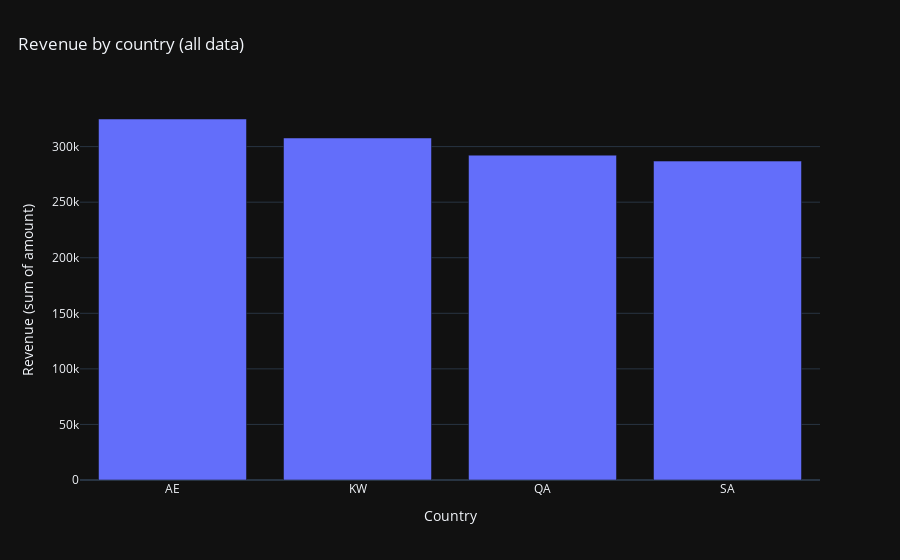

This figure's notebook cell:
### Markdown cell above
## what is the highest revenue by country

### Code cell
fig = px.bar(rev, x="country", y="revenue", title="Revenue by country (all data)")
fig.update_layout(title={"x": 0.02})
fig.update_xaxes(title_text="Country")
fig.update_yaxes(title_text="Revenue (sum of amount)")
save_fig(fig, FIGS / "revenue_by_country.png")
fig

### Figure 1 — Plotly figure (JSON) as saved in the notebook; plotly's stock layout.template omitted (floating-point values rounded to 4 significant figures)
{"data": [{"hovertemplate": "country=%{x}<br>revenue=%{y}<extra></extra>", "legendgroup": "", "marker": {"color": "#636efa", "pattern": {"shape": ""}}, "name": "", "orientation": "v", "showlegend": false, "textposition": "auto", "x": ["AE", "KW", "QA", "SA"], "xaxis": "x", "y": [324800.0, 307800.0, 292300.0, 287000.0], "yaxis": "y", "type": "bar"}], "layout": {"xaxis": {"anchor": "y", "domain": [0.0, 1.0], "title": {"text": "Country"}}, "yaxis": {"anchor": "x", "domain": [0.0, 1.0], "title": {"text": "Revenue (sum of amount)"}}, "legend": {"tracegroupgap": 0}, "title": {"text": "Revenue by country (all data)", "x": 0.02}, "barmode": "relative"}}
